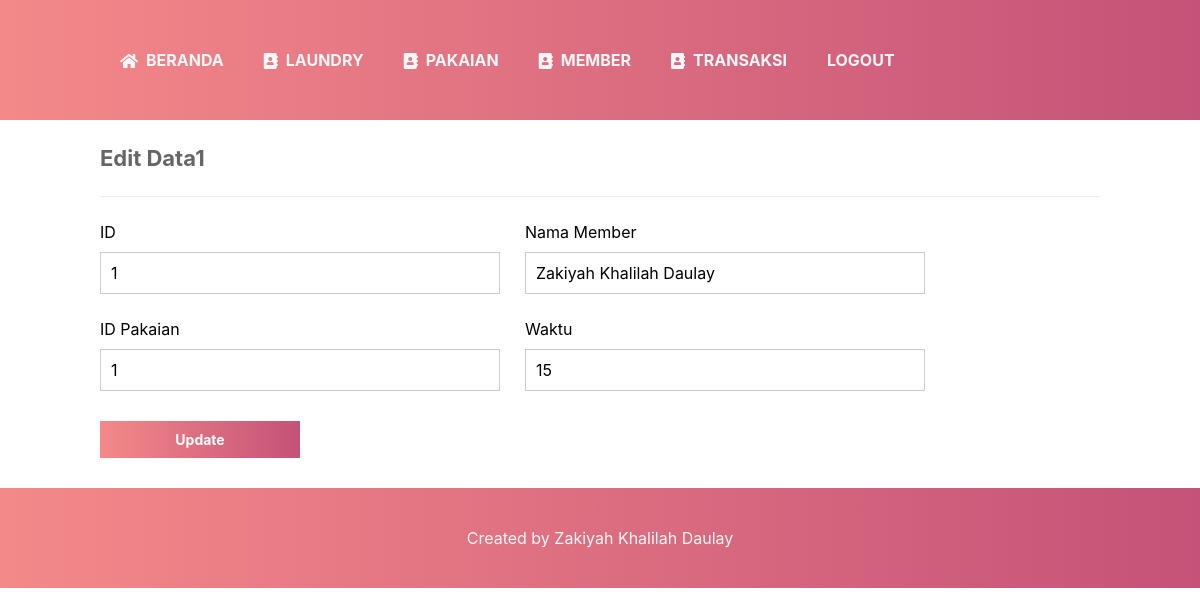
Page /edit_member.php?member_id=1 on the committed database.
### tables this page shows
CREATE TABLE tb_member (
  member_id int(11) NOT NULL,
  member_name VARCHAR(100) NOT NULL,
  member_id_baju int(11) NOT NULL,
  time DECIMAL(4,0),
  PRIMARY KEY (member_id),
  FOREIGN KEY(member_id_baju) REFERENCES tb_baju(baju_id)
  );

### edit_member.php (the view, shortened to what this page needs)
<?php
include 'functions.php';
$pdo = pdo_connect_mysql();
if (isset($_GET['member_id'])) {
    $stmt = $pdo->prepare('SELECT * FROM tb_member WHERE member_id = ?');
    $stmt->execute([$_GET['member_id']]);
    $tb_member = $stmt->fetch(PDO::FETCH_ASSOC);
} else {
    exit('No ID specified!');
}
?>
<?=template_header('Read')?>
<div class="content update">
	<h2>Edit Data<?=$tb_member['member_id']?></h2>
    <form action="edit_member.php?member_id=<?=$tb_member['member_id']?>" method="post">
        <label for="member_id">ID</label>
        <label for="member_name">Nama Member</label>
        <input type="text" name="member_id" value="<?=$tb_member['member_id']?>" id="member_id">
        <input type="text" name="member_name" value="<?=$tb_member['member_name']?>" id="member_name">
        <label for="member_id_baju">ID Pakaian</label>
        <label for="time">Waktu</label>
        <input type="text" name="member_id_baju" value="<?=$tb_member['member_id_baju']?>" id="member_id_baju">
        <input type="text" name="time" value="<?=$tb_member['time']?>" id="time">
        <input type="submit" value="Update">
    </form>
</div>
<?=template_footer()?>

### style.css (style rules this page uses)
* { box-sizing: border-box; font-family: -apple-system, BlinkMacSystemFont, "segoe ui", roboto, oxygen, ubuntu, cantarell, "fira sans", "droid sans", "helvetica neue", Arial, sans-serif; font-size: 16px; -webkit-font-smoothing: antialiased; -moz-osx-font-smoothing: grayscale; }
body { background-color: white; margin: 0; }
.content { width: 1000px; margin: 0 auto; }
.content h2 { margin: 0; padding: 25px 0; font-size: 22px; border-bottom: 1px solid #ebebeb; color: #666666; }
.update form { padding: 15px 0; display: flex; flex-flow: wrap; }
.update form label { display: inline-flex; width: 400px; padding: 10px 0; margin-right: 25px; }
.update form input { padding: 10px; width: 400px; margin-right: 25px; margin-bottom: 15px; border: 1px solid #cccccc; }
.update form input[type="submit"] { display: block; background: linear-gradient(to right, #f48989, #c55278) ; border: 0; font-weight: bold; font-size: 14px; color: #FFFFFF; cursor: pointer; width: 200px; margin-top: 15px; }

### rows in the picture
tb_member: member_id "1", member_name "Zakiyah Khalilah Daulay", member_id_baju "1", time "15"
